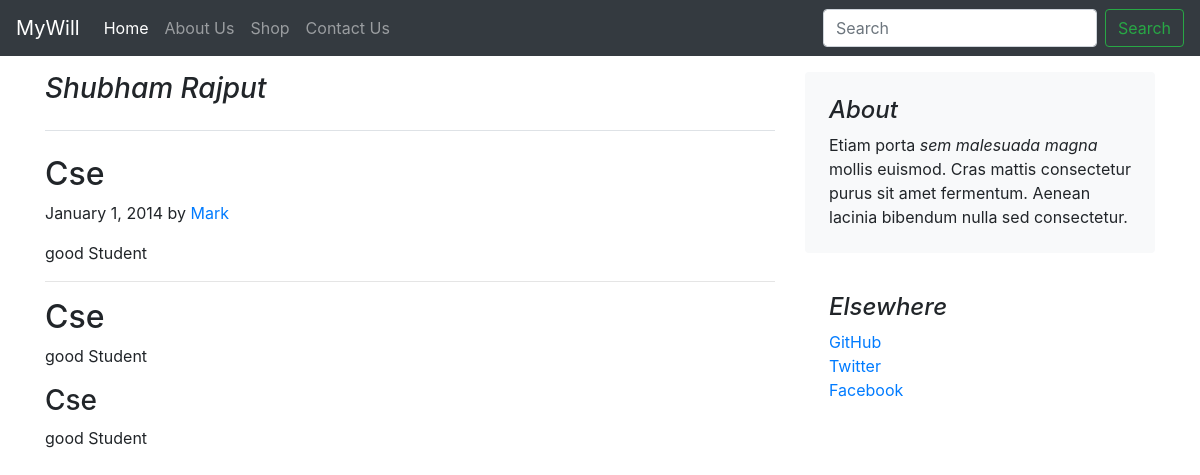
The app's page /blog/blogpost/4 with its own data.
### blog/models.py (models this page shows, shortened)
class BlogPost(models.Model):
    post_id=models.AutoField(primary_key=True)
    title=models.CharField(max_length=50,default="")
    head0= models.CharField(max_length=90, default="")
    chead0= models.CharField(max_length=300, default="")
    head1= models.CharField(max_length=90, default="")
    chead1= models.CharField(max_length=300, default="")
    head2= models.CharField(max_length=90, default="")
    chead2= models.CharField(max_length=300, default="")
    pub_date= models.DateField()
    image=models.ImageField(upload_to='blog/media',default="")

### blog/views.py (the view)
# urls.py: path('blogpost/<int:id>',views.blogpost,name="blogPost")
def blogpost(request,id):
    post=BlogPost.objects.filter(post_id=id)[0]
    return render(request,'blog/blogpost.html',{'post':post})

### blog/templates/blog/blogpost.html (shortened to what this page needs)
{% extends 'blog/basic.html' %}
{% block body %}
<div class="container my-3">
  <div class="row">
    <div class="col-md-8 blog-main">
      <h3 class="pb-4 mb-4 font-italic border-bottom">
        {{post.title}}
      </h3>
      <div class="blog-post">
        <h2 class="blog-post-title">{{post.head0}}</h2>
        <p class="blog-post-meta">January 1, 2014 by <a href="#">Mark</a></p>
        <p>{{post.chead0}}</p>
        <hr>
        <h2>{{post.head1}}</h2>
        <p>{{post.chead1}}</p>
        <h3>{{post.head2}}</h3>
        <p>{{post.chead2}}</p>
      </div>
    </div>
    <aside class="col-md-4 blog-sidebar">
      <div class="p-4 mb-3 bg-light rounded">
        <h4 class="font-italic">About</h4>
        <p class="mb-0">Etiam porta <em>sem malesuada magna</em> mollis euismod. Cras mattis consectetur purus sit amet
          fermentum. Aenean lacinia bibendum nulla sed consectetur.</p>
      </div>
      <div class="p-4">
        <h4 class="font-italic">Elsewhere</h4>
        <ol class="list-unstyled">
          <li><a href="#">GitHub</a></li>
          <li><a href="#">Twitter</a></li>
          <li><a href="#">Facebook</a></li>
        </ol>
      </div>
    </aside>
  </div>
</div>
{% endblock %}

### records on screen
BlogPost: title "Shubham Rajput", head0 "Cse", chead0 "good Student", head1 "Cse", chead1 "good Student", head2 "Cse", chead2 "good Student"
